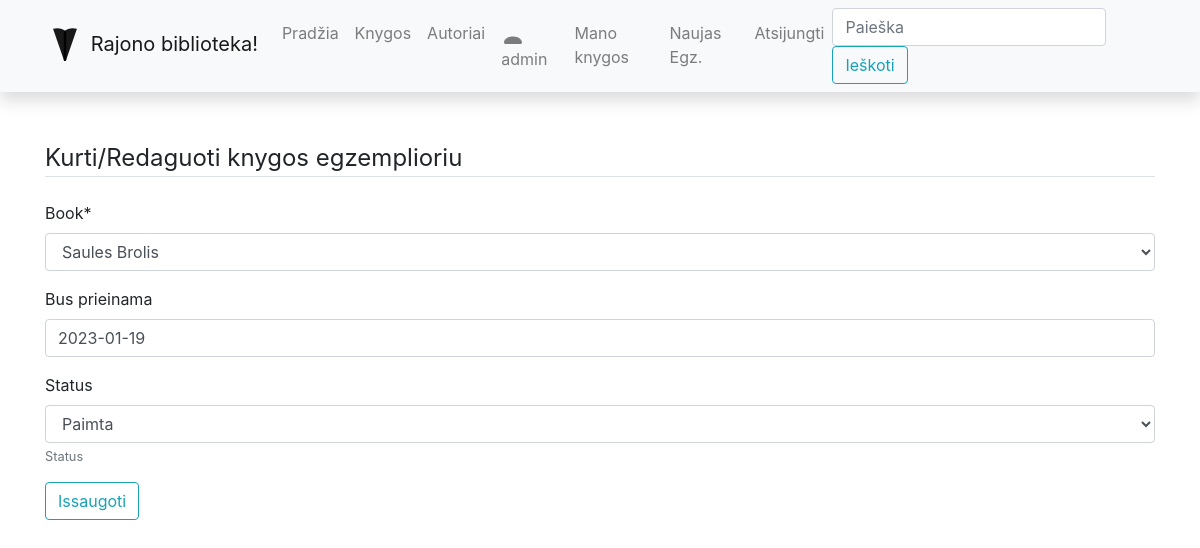
Page /library/mybooks/5ebe67f9-4a2d-4027-bcc9-4e56e488432e/update (signed in) on the committed database.
### library/models.py (models this page shows, shortened)
class BookInstance(models.Model):
    id = models.UUIDField(primary_key=True, default=uuid.uuid4, help_text='Unikalus knygos kopijos ID')
    book = models.ForeignKey('Book', on_delete=models.SET_NULL, null=True)
    due_back = models.DateField('Bus prieinama', null=True, blank=True)
    LOAN_STATUS = (
        ('a', 'Administruojama'),
        ('p', 'Paimta'),
        ('g', 'Galima paimti'),
        ('r', 'Rezervuota')
    )
    status = models.CharField(
        max_length=1,
        choices=LOAN_STATUS,
        blank=True,
        default='a',
        help_text='Status'
    )
    reader = models.ForeignKey(User, on_delete=models.SET_NULL, null=True, blank=True)
    class Meta:
        ordering = ['due_back']

### library/views.py (the view, shortened to what this page needs)
# urls.py: path('mybooks/<uuid:pk>/update', views.BookByUserUpdateView.as_view(), name='my-book-update'),
class BookByUserUpdateView(LoginRequiredMixin, UserPassesTestMixin, UpdateView):
    model = BookInstance
    fields = ('book', 'due_back', 'status')
    success_url = '/library/mybooks/'  # kur nukreipsime po sekmingo keitimo
    template_name = 'user_book_form.html'
    def test_func(self):
        bookinstance = self.get_object()
        return self.request.user == bookinstance.reader  # testas ar prisijunges useris atitinka to instance, kuri

### library/models.py (called while the page is built)
    def __str__(self):
        return f'{self.title}'

### library/templates/user_book_form.html (shortened to what this page needs)
{% extends "base.html" %}
{% load crispy_forms_tags %}
{% block content %}
<div class="content-section">
  <form method="POST">
    <fieldset class="form-group">
      <legend class="border-bottom mb-4">Kurti/Redaguoti knygos egzemplioriu</legend>
      {{ form | crispy }}
      <button class="btn btn-outline-info" type="submit">Issaugoti</button>
    </fieldset>
  </form>
</div>
{% endblock %}

### library/templates/base.html (shortened to what this page needs)
<!DOCTYPE html>
<html lang="en">
<head>
    <link
            rel="stylesheet"
            href="https://stackpath.bootstrapcdn.com/bootstrap/4.1.3/css/bootstrap.min.css"
    />
    <link
            rel="stylesheet"
            href="https://cdnjs.cloudflare.com/ajax/libs/font-awesome/4.7.0/css/font-awesome.min.css"
    />
    {% load static %}
    <link rel="stylesheet" href="{% static 'css/styles.css' %}"/>
</head>
<body>
<nav
        class="navbar navbar-expand-lg navbar-light bg-light static-top mb-5 shadow"
>
    <div class="container">
        <a class="navbar-brand" href="#">
            Rajono biblioteka!</a
        >
        <div class="collapse navbar-collapse" id="navbarResponsive">
            <ul class="navbar-nav ml-auto">
                <li class="nav-item">
                    <a class="nav-link" href="{% url 'index' %}">Pradžia</a>
                </li>
                <li class="nav-item">
                    <a class="nav-link" href="{% url 'books' %}">Knygos</a>
                </li>
                <li class="nav-item">
                    <a class="nav-link" href="{% url 'authors' %}">Autoriai</a>
                </li>
                {% if user.is_authenticated%}
                <li class="nav-item"><a class="nav-link" href="{% url 'profilis'%}">
                    {{ user.get_username }}</a></li>
                <li class="nav-item"><a class="nav-link" href="{% url 'my-borrowed' %}">Mano knygos</a></li>
                <li class="nav-item"><a class="nav-link" href="{% url 'my-borrowed-new' %}">Naujas Egz.</a></li>
                <li class="nav-item"><a class="nav-link" href="{% url 'logout'%}">Atsijungti</a></li>
                {% endif %}
            </ul>
            <form
                    class="form-inline my-2 my-lg-0"
                    action="{% url 'search' %}"
                    method="get"
            >
                <input
                        class="form-control mr-sm-2"
                        type="search"
                        placeholder="Paieška"
                        aria-label="Search"
                        name="query"
                />
                <button class="btn btn-outline-info my-2 my-sm-0" type="submit">
                    Ieškoti
                </button>
            </form>
        </div>
    </div>
</nav>
<div class="container">{% block content %}{% endblock %}</div>
</body>
</html>

### rows in the picture
BookInstance: book "Saules Brolis", due_back "2023-01-19", status "Paimta"

### other values in the picture
{{ user.get_username }} "admin"
